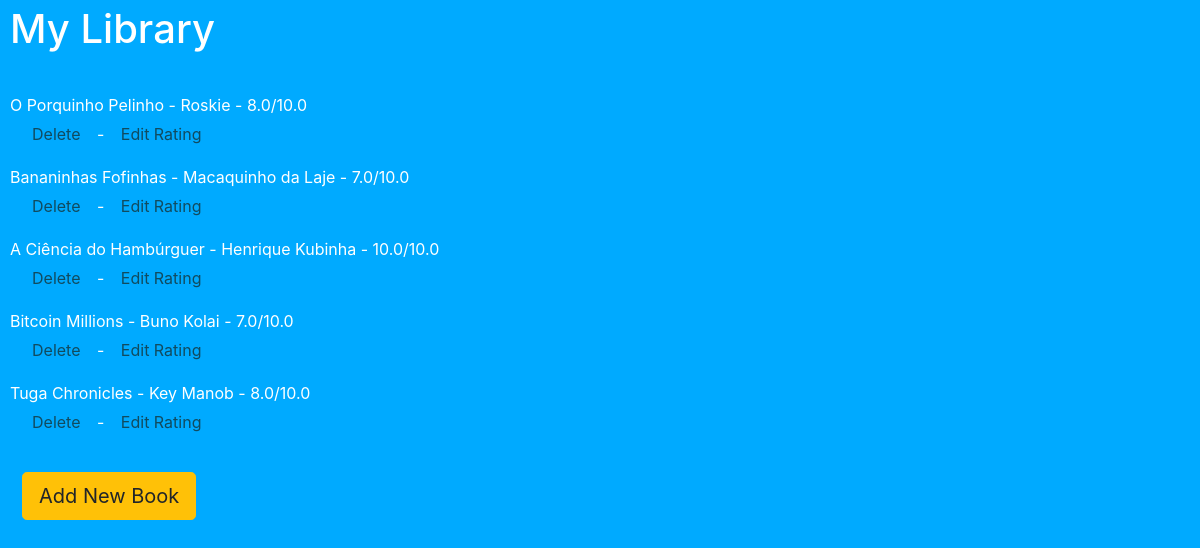
Before: / with the older database file.
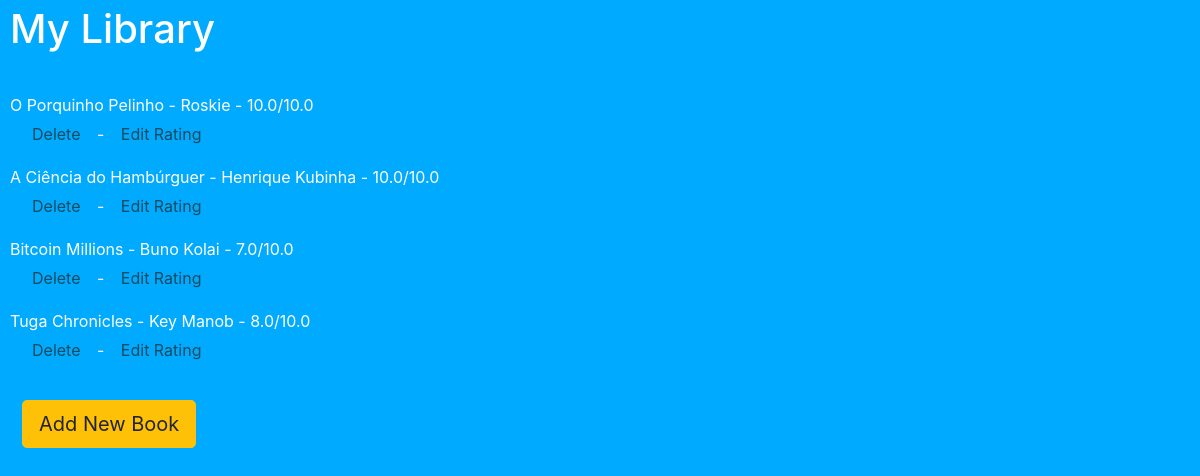
After: the same page with the newer database file.
### main.py (models this page shows)
class Book(db.Model):
    bookid = db.Column(db.Integer, primary_key=True)
    title = db.Column(db.String(250), unique=True, nullable=False)
    author = db.Column(db.String(250), nullable=False)
    review = db.Column(db.Float, nullable=False)

### main.py (the view)
@app.route('/')
def home():
    books = query_books()
    return render_template("index.html", books=books)

### main.py (called while the page is built)
def query_books():
    all_books = []
    books = db.session.query(Book).all()
    for book in books:
        book_info = {
            "bookid": book.bookid,
            "title": book.title,
            "author": book.author,
            "rating": book.review,
        }
        all_books.append(book_info)
    return all_books

### templates/index.html (shortened to what this page needs)
<!DOCTYPE html>
<html lang="en">
<head>
    <link rel="stylesheet"
          href="https://cdn.jsdelivr.net/npm/bootstrap@4.3.1/dist/css/bootstrap.min.css"
>
    <link rel="stylesheet" href="/static/style.css">
</head>
<body>
<h1>My Library</h1>
<br>
    {% if books | length  == 0: %}
        <p>Library is empty!</p>
        <br>
    {% else %}
        <ul>
            {% for book in books: %}
                <li class="book">{{ book["title"] }} - {{ book["author"] }} - {{ book["rating"] }}/10.0 </li>
                <p><a href="/delete/{{book['bookid']}}">Delete</a> - <a href="/edit/{{book['bookid']}}">Edit Rating</a></p>
            {% endfor %}
        </ul>
    {% endif %}
<a href="add">
    <button class="btn btn-warning btn-lg add-btn">Add New Book</button>
</a>
</body>
</html>

Changed rows visible on the page:
removed Book: title "Bananinhas Fofinhas", author "Macaquinho da Laje", rating "7.0"
changed Book "O Porquinho Pelinho": rating "8.0" → "10.0"
